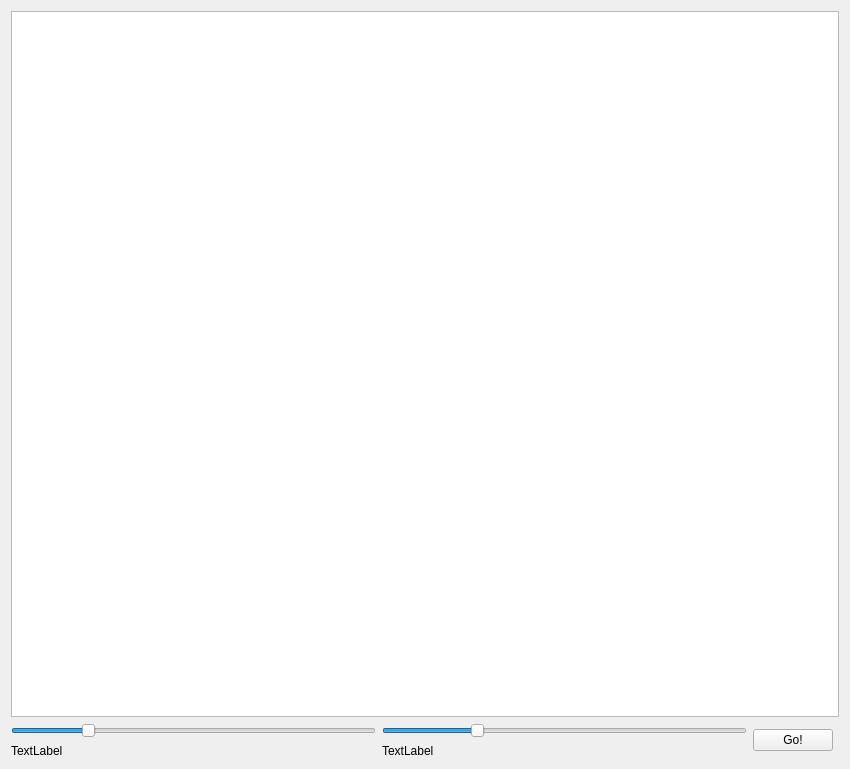
<?xml version="1.0" encoding="UTF-8"?>
<ui version="4.0">
 <class>Farn</class>
 <widget class="QWidget" name="Farn">
  <property name="geometry">
   <rect>
    <x>0</x>
    <y>0</y>
    <width>850</width>
    <height>769</height>
   </rect>
  </property>
  <property name="windowTitle">
   <string>Farn</string>
  </property>
  <layout class="QGridLayout" name="gridLayout">
   <item row="1" column="0">
    <widget class="QSlider" name="lengthSlider">
     <property name="minimum">
      <number>1</number>
     </property>
     <property name="maximum">
      <number>1000</number>
     </property>
     <property name="sliderPosition">
      <number>200</number>
     </property>
     <property name="orientation">
      <enum>Qt::Horizontal</enum>
     </property>
    </widget>
   </item>
   <item row="1" column="1">
    <widget class="QSlider" name="angleSlider">
     <property name="minimum">
      <number>-180</number>
     </property>
     <property name="maximum">
      <number>180</number>
     </property>
     <property name="sliderPosition">
      <number>-90</number>
     </property>
     <property name="orientation">
      <enum>Qt::Horizontal</enum>
     </property>
    </widget>
   </item>
   <item row="2" column="1">
    <widget class="QLabel" name="angleLabel">
     <property name="text">
      <string>TextLabel</string>
     </property>
    </widget>
   </item>
   <item row="2" column="0">
    <widget class="QLabel" name="lengthLabel">
     <property name="text">
      <string>TextLabel</string>
     </property>
    </widget>
   </item>
   <item row="0" column="0" colspan="4">
    <widget class="QGraphicsView" name="treeView"/>
   </item>
   <item row="1" column="2" rowspan="2">
    <widget class="QPushButton" name="drawButton">
     <property name="text">
      <string>Go!</string>
     </property>
    </widget>
   </item>
  </layout>
 </widget>
 <layoutdefault spacing="6" margin="11"/>
 <resources/>
 <connections/>
</ui>
